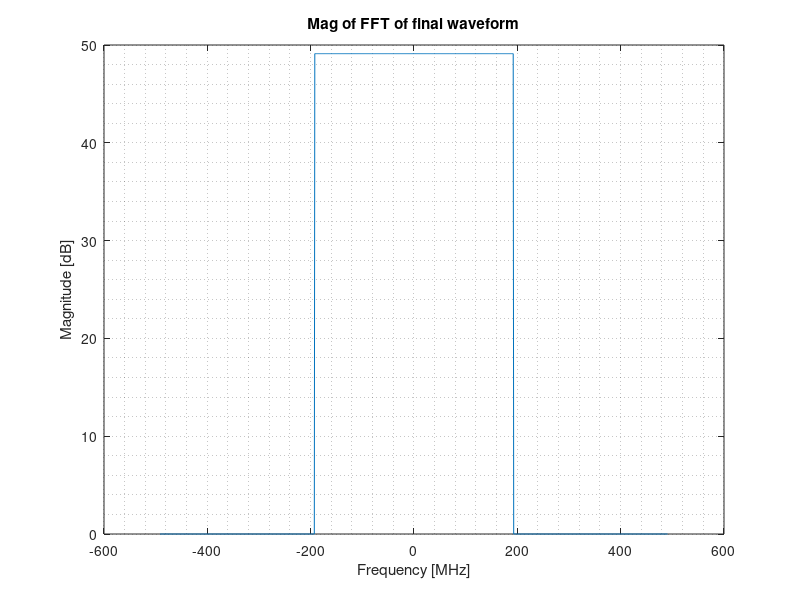
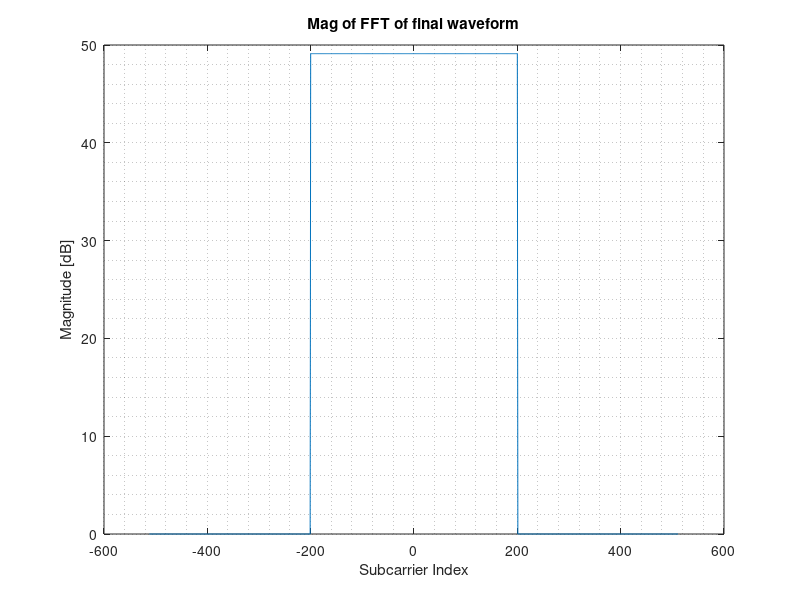

Reproduce these figures in MATLAB, in order.
clc;clear;
% close all

%Nf = 384; % number of frequency tones
% N = 10000; %N = 80; % number of FFT/IFFT points, meaning sampling points
N = 1024; %N = 80; % number of FFT/IFFT points, meaning sampling points
% fs = 5e9;  % sampling frequency Hz (for DAC, used by AWG)
fs = 983.04e6;  % sampling frequency Hz (for DAC, used by AWG)
% T0 = 4e-6; % OFDM symbol duration
T0=N/fs; % OFDM symbol duration

df = 1/T0; % subcarrier spacing in Hz

% BB signal
f1 = 0e6; fix1 = floor(f1/df);% low frequency, index
f2 = 192e6; fix2 = floor(f2/df);% high frequency, index

if f1 == 0
    % case DC component is included, f1 = 0
    Nf = 2*(fix2 - fix1 + 1) -1; % odd number
    %Nf = 2*fix2 + 1;
    ftone = zeros(1,Nf); % frequency tones
    ftone(1:floor(Nf/2)) = (-fix2*df):df:-df; % negative frequency tones
    ftone(floor(Nf/2)+1) = 0; % DC 
    ftone(ceil(Nf/2)+1:end) = df:df:fix2*df; % positive frequency tones
    fix_eff = 1:Nf; % useful subcarrier index
else
    Nf_tot = 2*(fix2 - fix1 + 1); % even number
    ftone = zeros(1,Nf_tot);
    ftone(1:Nf_tot/2) = (-fix2*df):df:(-fix1*df);
    ftone(Nf_tot/2+1:Nf_tot) = -ftone(Nf_tot/2:-1:1);
    %ftone(Nf/2+1:Nf) = -ftone(1:Nf/2); % old incorrect
    Nf = 2*fix2+1;
    fix_eff = [1:Nf_tot/2,Nf-Nf_tot/2+1:Nf];
end

% normal time index
t = 0:1/fs:(fs/df-1)/fs; 
% densified time index
t_D = linspace(0,T0,N+1); t_D = t_D(1:end-1); 


% n = zeros(1,Nf);
% if mod(Nf,2) 
%     % when Nf is odd, or f1 = 0
%     %n(1:ceil(Nf/2)) = (-floor(f2/f_res)):1:(-floor(f1/f_res));
%     %n(Nf/2+1:Nf) = -n(1:Nf/2); % old
%     %n(ceil(Nf/2)+1:Nf) = -n(ceil(Nf/2)-1:-1:1);
%     n = -(Nf-1)/2 : (Nf-1)/2;
% else
%     % when Nf is even, or f1 > 0
%     n(1:Nf/2) = -fix2:-fix1;
%     n(Nf/2+1:Nf) = -n(Nf/2:-1:1);    
% end

n = -(Nf-1)/2 : (Nf-1)/2;
Phi = pi*n.^2/Nf;
w_res = 2*pi*df;


ix = 0; % iteration index
max_ix = 10000000;
CF = 5;
S = sqrt(Nf);
CF_store = zeros(1,max_ix);
key_reconstruct = 0;
key_liftthreshold = 1;
key_plotm_t = 0;
while (ix<=max_ix) && (S <sqrt(Nf)*CF)
    ix = ix+1;
% Calculate time-domain signal     
%     m_t = zeros(size(t));
%     for kk = 0:Nf-1
%         m_t = m_t+exp(1j*(2*pi*ftone(kk+1)*t+Phi(kk+1)));
%     end

    M = exp(1j*Phi);
    if length(fix_eff) ~= Nf
        M(setdiff(1:Nf,fix_eff)) = zeros(1,Nf-length(fix_eff));
    end
  
    M_sft = ifftshift(M);
    % pad zeros in the middle frequency, i.e. after the highest frequency
    M_pad = [M_sft(1:ceil(Nf/2)),zeros(1,N-Nf),M_sft(ceil(Nf/2)+1:end)]; 
    m_t = N*ifft(M_pad);

    if key_plotm_t ==1
        figure(10)
        plot(abs(m_t));
        figure(11)
        plot(abs(fft(m_t)));
    end    
    CF_store(ix) = max(abs(m_t))/sqrt(mean(abs(m_t).^2));
    CF = CF_store(ix);
    
% Calculate error signal
    e_t = (abs(m_t)>=S).*(abs(m_t)-S).*exp(1j*angle(m_t));
% Fourier series expansion (OBSOLETE)
%     e_k = zeros(1,Nf);
%     n = 0:N-1;
%     for ii=1:Nf
%         e_k(ii) = 1/N*sum(e_t.*exp(-1j*2*pi*ftone(ii)*n/fs));
%     end
    
    % Find frequency coefficients of e_k
    e_k_pad = 1/N*fft(e_t); 
    e_k_sft = [e_k_pad(1:ceil(Nf/2)),e_k_pad(ceil(Nf/2)+1+N-Nf:end)];
    e_k = fftshift(e_k_sft);
    
    if key_reconstruct == 1
        e_t_recon = zeros(size(t));
        for kk = 1:Nf
            e_t_recon = e_t_recon + e_k(kk)*exp(1j*2*pi*ftone(kk)*t);
        end
        figure(99)
        plot(t,abs(e_t),'r');
        hold on;
        plot(t,abs(e_t_recon),'b');
        legend('original error waveform','renconstruction');
        grid on;
        err_recon = mean(abs(e_t_recon-e_t).^2);
        err_pratio = err_recon/mean(abs(e_t).^2);
    else
%         disp('no reconstruction comparison')
    end
    
% subtraction of error signal in the frequency domain
    for kk = 1:Nf
        Phi(kk) = angle( exp(1j*Phi(kk))-e_k(kk) );
    end

% update the threshold
    if key_liftthreshold == 1
     S = S+0.001;
    else 
        S=S+0;
    end
end    

signal_bb = real(m_t)';
% save('C:\Users\zhang\OneDrive - University of Southern California\Documents\USC\WiDes\Measurement Projects\METRANS\Signal\500M_BW_single_rep_bb_no_CP.mat', 'm_t')
% save('C:\Users\zhang\OneDrive - University of Southern California\Documents\USC\WiDes\Measurement Projects\METRANS\Signal\500M_BW_single_rep_bb_no_CP.txt', 'signal_bb', '-ascii')    

% Final waveform sampled at fs 
m_t_fs = m_t(1:length(t_D)/length(t):end);
m_t_fs = m_t_fs /max(max(abs(real(m_t_fs)), abs(imag(m_t_fs))));

figure
% subplot(2,1,1)
% plot(t_D*1e6,abs(m_t)/max(abs(m_t)));
% hold on;
% plot(t*1e6,abs(m_t_fs)/max(abs(m_t)));
% title('Final waveform m(t)'); 
% xlabel('t/ \mu s')
% legend(sprintf('%dx Upsampled',length(t_D)/length(t)),'Normal Rate');
% axis([0,max(t_D*1e6),0,1.5]);
% hold off;

f = -fs/2:df:(fs/2-df);
% subplot(2,1,2);
plot(f/1e6,abs(ifftshift(fft(m_t_fs))));
xlabel('Frequency [MHz]');ylabel('Magnitude [dB]');
title('Mag of FFT of final waveform');
grid minor





figure;plot(-N/2:N/2-1,abs(ifftshift(fft(m_t_fs))));
xlabel('Subcarrier Index');ylabel('Magnitude [dB]');
title('Mag of FFT of final waveform');
grid minor

% figure
% f_long = -fs/2:df/2:fs/2-df/2;
% f_ix = 1:2:length(f_long);
% subplot(2,1,1)
% plot(f_long,10*log10(fftshift(abs(fft(m_t,2*N)))));
% xlabel('f/Hz'); ylabel('|mag| / dB');
% title('FFT of 2N samples, zero-padding');
% subplot(2,1,2)
% m_mag = fftshift(abs(fft(m_t,2*N)));
% plot(f,10*log10(m_mag(f_ix)));
% xlabel('f/Hz'); ylabel('|mag| / dB');
% 
% figure
% plot(CF_store(1:ix));
% xlabel('Iteration number'); ylabel('Crest Factor');
% 
% figure
% N_repetition=1;
% m_rep = repmat(m_t,1,N_repetition); % repeating the signal N_block times
% pwelch(m_rep,128,64,length(m_rep),fs,'twosided');
% title([num2str(N_repetition), ' times the length of original sequence']);
% 
% figure
% % CP=1e-6/(1/fs)
% CP = 0;
% m_rep_with_cp = [m_rep(end-(CP-1):end), m_rep];
% length(m_rep_with_cp)
% pwelch(m_rep_with_cp, 128, 64, length(m_rep_with_cp), fs,'twosided');
% title('')

% f_IF=1e9;
% f_IF = 300e6;
% t=(0:length(m_rep_with_cp)-1).*1/fs;
% x_IF=(m_rep_with_cp.*exp(1j*2*pi*f_IF*t));
% x_IF_real=real(m_rep_with_cp.*exp(1j*2*pi*f_IF*t));
% 
% f = 0:df:(fs-df);
% figure;plot(f, 20*log10(abs(fft(x_IF))));title('complex IF');xlabel('frequency')
% figure;plot(f, 20*log10(abs(fft(real(x_IF)))));title('real IF');xlabel('frequency')
% figure;plot(f, 20*log10(abs(fft(imag(x_IF)))));title('image IF');xlabel('frequency')






% signal_IF = x_IF_real';